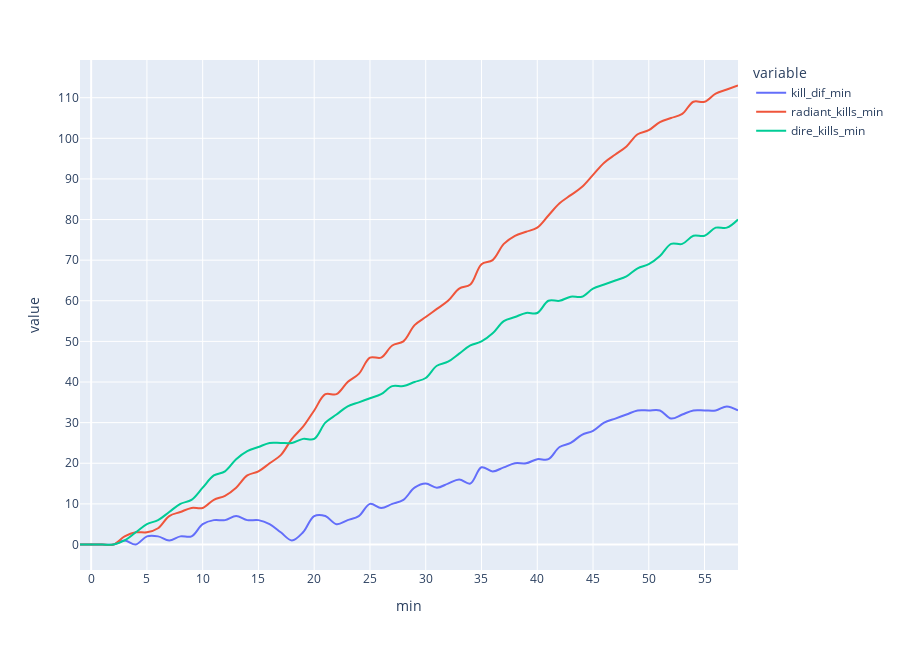

The notebook cell saved with this chart:
### Markdown cell above
## line chart

### Code cell
line_chart = pd.DataFrame()

# kill difference timeline
line_chart["kill_dif_min"] = display_df_edit.set_index('match_id').loc[
    match_id_in, "kill_dif_list"
]
line_chart["kill_dif_min"] = line_chart["kill_dif_min"].apply(abs)
# make radiant kills and dire kills timeline
radiant_kills = []
dire_kills = []
for i in range(len(line_chart["kill_dif_min"])):
    radiant_kills.append(
        sum(
            eval(
                display_df_edit.set_index('match_id').loc[
    match_id_in, "radiantKills"
]
            )[0:i]
        )
    )
    dire_kills.append(
        sum(
            eval(
                display_df_edit.set_index('match_id').loc[
    match_id_in, "direKills"
]
            )[0:i]
        )
    )
line_chart["radiant_kills_min"] = radiant_kills
line_chart["dire_kills_min"] = dire_kills
line_chart["min"] = [i for i in range(-1, len(line_chart) - 1)]

# create line chart
fig = px.line(
    line_chart,
    x="min",
    y=["kill_dif_min", "radiant_kills_min", "dire_kills_min"],
    height=650,
)
fig.update_traces(patch={"line_shape": "spline"})
fig.update_layout(
    xaxis=dict(tickmode="linear", tick0=0, dtick=5),
    yaxis=dict(tickmode="linear", tick0=0, dtick=10),
)
fig.show()

### Figure 1 — Plotly figure (JSON) as saved in the notebook; plotly's stock layout.template omitted (floating-point values rounded to 4 significant figures)
{"data": [{"hovertemplate": "variable=kill_dif_min<br>min=%{x}<br>value=%{y}<extra></extra>", "legendgroup": "kill_dif_min", "line": {"color": "#636efa", "dash": "solid", "shape": "spline"}, "marker": {"symbol": "circle"}, "mode": "lines", "name": "kill_dif_min", "orientation": "v", "showlegend": true, "type": "scatter", "x": [-1, 0, 1, 2, 3, 4, 5, 6, 7, 8, 9, 10, 11, 12, 13, 14, 15, 16, 17, 18, 19, 20, 21, 22, 23, 24, 25, 26, 27, 28, 29, 30, 31, 32, 33, 34, 35, 36, 37, 38, 39, 40, 41, 42, 43, 44, 45, 46, 47, 48, 49, 50, 51, 52, 53, 54, 55, 56, 57, 58], "xaxis": "x", "y": [0, 0, 0, 0, 1, 0, 2, 2, 1, 2, 2, 5, 6, 6, 7, 6, 6, 5, 3, 1, 3, 7, 7, 5, 6, 7, 10, 9, 10, 11, 14, 15, 14, 15, 16, 15, 19, 18, 19, 20, 20, 21, 21, 24, 25, 27, 28, 30, 31, 32, 33, 33, 33, 31, 32, 33, 33, 33, 34, 33], "yaxis": "y"}, {"hovertemplate": "variable=radiant_kills_min<br>min=%{x}<br>value=%{y}<extra></extra>", "legendgroup": "radiant_kills_min", "line": {"color": "#EF553B", "dash": "solid", "shape": "spline"}, "marker": {"symbol": "circle"}, "mode": "lines", "name": "radiant_kills_min", "orientation": "v", "showlegend": true, "type": "scatter", "x": [-1, 0, 1, 2, 3, 4, 5, 6, 7, 8, 9, 10, 11, 12, 13, 14, 15, 16, 17, 18, 19, 20, 21, 22, 23, 24, 25, 26, 27, 28, 29, 30, 31, 32, 33, 34, 35, 36, 37, 38, 39, 40, 41, 42, 43, 44, 45, 46, 47, 48, 49, 50, 51, 52, 53, 54, 55, 56, 57, 58], "xaxis": "x", "y": [0, 0, 0, 0, 2, 3, 3, 4, 7, 8, 9, 9, 11, 12, 14, 17, 18, 20, 22, 26, 29, 33, 37, 37, 40, 42, 46, 46, 49, 50, 54, 56, 58, 60, 63, 64, 69, 70, 74, 76, 77, 78, 81, 84, 86, 88, 91, 94, 96, 98, 101, 102, 104, 105, 106, 109, 109, 111, 112, 113], "yaxis": "y"}, {"hovertemplate": "variable=dire_kills_min<br>min=%{x}<br>value=%{y}<extra></extra>", "legendgroup": "dire_kills_min", "line": {"color": "#00cc96", "dash": "solid", "shape": "spline"}, "marker": {"symbol": "circle"}, "mode": "lines", "name": "dire_kills_min", "orientation": "v", "showlegend": true, "type": "scatter", "x": [-1, 0, 1, 2, 3, 4, 5, 6, 7, 8, 9, 10, 11, 12, 13, 14, 15, 16, 17, 18, 19, 20, 21, 22, 23, 24, 25, 26, 27, 28, 29, 30, 31, 32, 33, 34, 35, 36, 37, 38, 39, 40, 41, 42, 43, 44, 45, 46, 47, 48, 49, 50, 51, 52, 53, 54, 55, 56, 57, 58], "xaxis": "x", "y": [0, 0, 0, 0, 1, 3, 5, 6, 8, 10, 11, 14, 17, 18, 21, 23, 24, 25, 25, 25, 26, 26, 30, 32, 34, 35, 36, 37, 39, 39, 40, 41, 44, 45, 47, 49, 50, 52, 55, 56, 57, 57, 60, 60, 61, 61, 63, 64, 65, 66, 68, 69, 71, 74, 74, 76, 76, 78, 78, 80], "yaxis": "y"}], "layout": {"height": 650, "legend": {"title": {"text": "variable"}, "tracegroupgap": 0}, "margin": {"t": 60}, "xaxis": {"anchor": "y", "domain": [0, 1], "dtick": 5, "tick0": 0, "tickmode": "linear", "title": {"text": "min"}}, "yaxis": {"anchor": "x", "domain": [0, 1], "dtick": 10, "tick0": 0, "tickmode": "linear", "title": {"text": "value"}}}}
